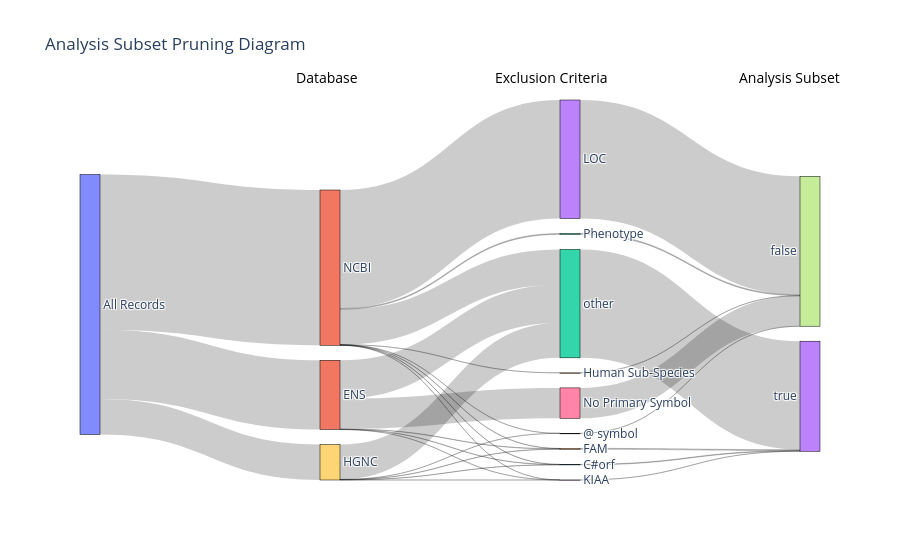

Here is the notebook cell this chart was saved with:
### Code cell
fig = go.Figure(data=[go.Sankey(
    arrangement="snap",  # optional: controls node layout
    node=dict(
        pad=15,
        thickness=20,
        line=dict(color="black", width=0.5),
        label=labels,  # the unique values from all columns
    ),
    link=dict(
        source=sources,  # indices in 'labels' list
        target=targets,
        value=values
    )
)])
# Add custom stage labels (these correspond to your 'cols')
stage_labels = ["", "Database", "Exclusion Criteria", "Analysis Subset"]
num_stages = len(stage_labels)

# Estimate x positions for each stage (spread evenly)
x_positions = [i / (num_stages - 1) for i in range(num_stages)]

# Manual adjustments
x_positions[2] -= 0.03  # shift "Gene Symbol Type" left
x_positions[3] += 0.03  # shift "Analysis Subset" right

label_y_pos = 1.09

for i, label in enumerate(stage_labels):
    if label:  # skip empty labels if any
        fig.add_annotation(
            x=x_positions[i],
            y=label_y_pos,
            text=label,
            showarrow=False,
            font=dict(size=14, color="black"),
            xref="paper",
            yref="paper"
        )

fig.update_layout(title_text="Analysis Subset Pruning Diagram", font_size=12)
fig.show()

### Figure 1 — Plotly figure (JSON) as saved in the notebook; plotly's stock layout.template omitted (floating-point values rounded to 4 significant figures)
{"data": [{"arrangement": "snap", "link": {"source": [0, 0, 0, 1, 1, 1, 1, 1, 9, 9, 9, 9, 9, 11, 11, 11, 11, 11, 11, 11, 11, 10, 5, 4, 14, 8, 13, 6, 12, 2], "target": [1, 9, 11, 5, 4, 8, 6, 2, 10, 5, 4, 8, 2, 10, 5, 4, 14, 8, 13, 12, 2, 7, 3, 3, 7, 3, 7, 7, 7, 3], "value": [86364, 44235, 193580, 288, 430, 33, 37963, 47650, 7, 246, 371, 32, 43579, 11, 248, 371, 73, 33, 147700, 1168, 43976, 18, 782, 1172, 73, 98, 147700, 37963, 1168, 135205]}, "node": {"label": ["All Records", "ENS", "other", true, "FAM", "C#orf", "No Primary Symbol", false, "KIAA", "HGNC", "@ symbol", "NCBI", "Phenotype", "LOC", "Human Sub-Species"], "line": {"color": "black", "width": 0.5}, "pad": 15, "thickness": 20}, "type": "sankey"}], "layout": {"annotations": [{"font": {"color": "black", "size": 14}, "showarrow": false, "text": "Database", "x": 0.3333, "xref": "paper", "y": 1.09, "yref": "paper"}, {"font": {"color": "black", "size": 14}, "showarrow": false, "text": "Exclusion Criteria", "x": 0.6367, "xref": "paper", "y": 1.09, "yref": "paper"}, {"font": {"color": "black", "size": 14}, "showarrow": false, "text": "Analysis Subset", "x": 1.03, "xref": "paper", "y": 1.09, "yref": "paper"}], "font": {"size": 12}, "title": {"text": "Analysis Subset Pruning Diagram"}}}
